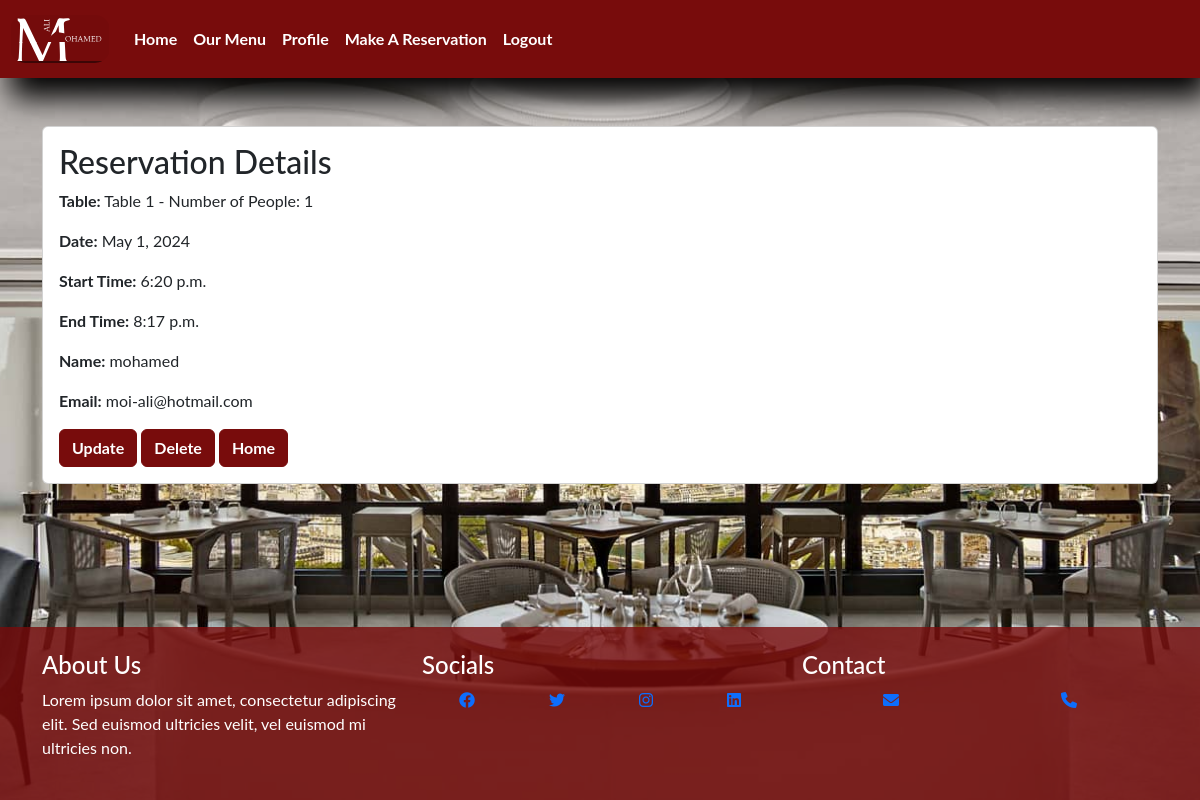
The page /reservation/1/ (signed in) on the database its author committed.
### booking/models.py (models this page shows, shortened)
class Reservation(models.Model):
    user = models.ForeignKey(User, on_delete=models.CASCADE, default=1)
    table = models.ForeignKey(Table, on_delete=models.CASCADE)
    number_of_people = models.IntegerField(validators=[MinValueValidator(0)])
    date = models.DateField()
    start_time = models.TimeField(default=timezone.now)
    end_time = models.TimeField(default=timezone.now)
    name = models.CharField(max_length=100)
    email = models.EmailField()

class Table(models.Model):
    table_number = models.IntegerField(unique=True)
    number_of_people = models.IntegerField(validators=[MinValueValidator(0)])
    is_available = models.BooleanField(default=True)
    def __str__(self):
        return f"Table {self.table_number} - Number of People: {self.number_of_people}"

### booking/views.py (the view)
# urls.py: path('reservation/<int:reservation_id>/', views.reservation_detail, name='reservation_detail'),
@login_required
def reservation_detail(request, reservation_id):
    reservation = get_object_or_404(Reservation, pk=reservation_id, user=request.user)
    return render(request, 'reservation_detail.html', {'reservation': reservation})

### booking/templates/reservation_detail.html
{% extends 'base.html' %}
{% block content %}
<div class="container mt-5">
    <div class="card card-1">
        <div class="card-body ">
            <h2 class="card-title title-card">Reservation Details</h2>
            <p class="card-text title-card"><strong>Table:</strong> {{ reservation.table }}</p>
            <p class="card-text title-card"><strong>Date:</strong> {{ reservation.date }}</p>
            <p class="card-text title-card"><strong>Start Time:</strong> {{ reservation.start_time }}</p>
            <p class="card-text title-card"><strong>End Time:</strong> {{ reservation.end_time }}</p>
            <p class="card-text title-card"><strong>Name:</strong> {{ reservation.name }}</p>
            <p class="card-text title-card"><strong>Email:</strong> {{ reservation.email }}</p>
            <a href="{% url 'update_reservation' reservation.id %}" class="btn btn-danger">Update</a>
            <a href="{% url 'delete_reservation' reservation.id %}" class="btn btn-danger">Delete</a>
            <a href="{% url 'home' %}" class="btn btn-primary">Home</a>
        </div>
    </div>
</div>
{% endblock %}

### restaurant/static/css/style.css (style rules this page uses)
* { margin: 0; padding: 0; box-sizing: border-box; }
body { min-height: 100vh; display: flex; flex-direction: column; background-image: url("../image/restaurant-boutique-header-bg.jpg"); background-position: center; background-size:cover; background-repeat: no-repeat; font-family: 'Lato', sans-serif; }
.btn { background-color: rgb(120, 12, 12); border-color: rgb(120, 12, 12); font-weight: bold; }

### rows shown on the page
Reservation: table "Table 1 - Number of People: 1", date "May 1, 2024", start_time "6:20 p.m.", end_time "8:17 p.m.", name "mohamed", email "moi-ali@hotmail.com"
